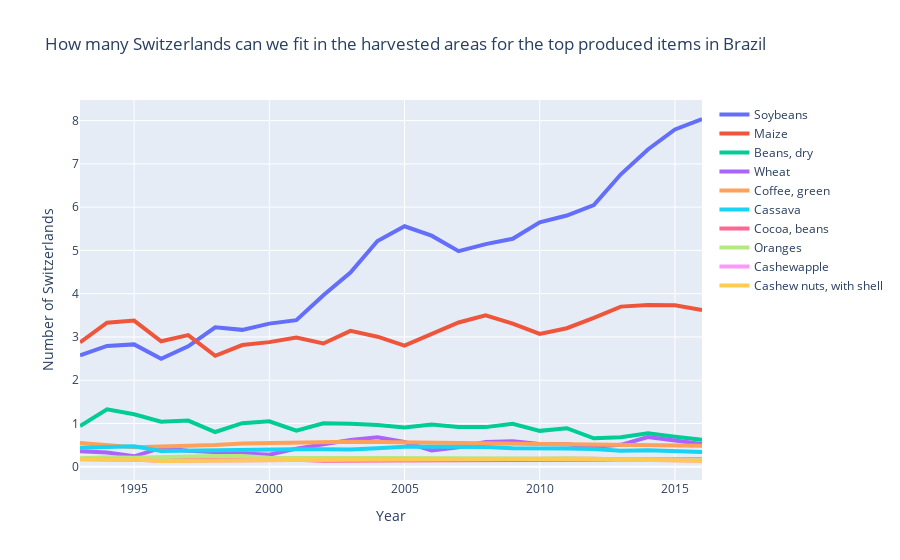

This figure's notebook cell:
### Code cell
import plotly.graph_objects as go
years = [str(year) for year in range(1993, 2017)] 
fig = go.Figure()
items = df_prod_area_brazil['Item']
for i in range(0, 10):
    fig.add_trace(go.Scatter(x=years, y= df_prod_area_brazil.iloc[i][years]/100/41285, mode='lines', name=items[i], line = dict(width=4)))
fig.update_layout(title='How many Switzerlands can we fit in the harvested areas for the top produced items in Brazil',
                   xaxis_title='Year',
                   yaxis_title='Number of Switzerlands')
